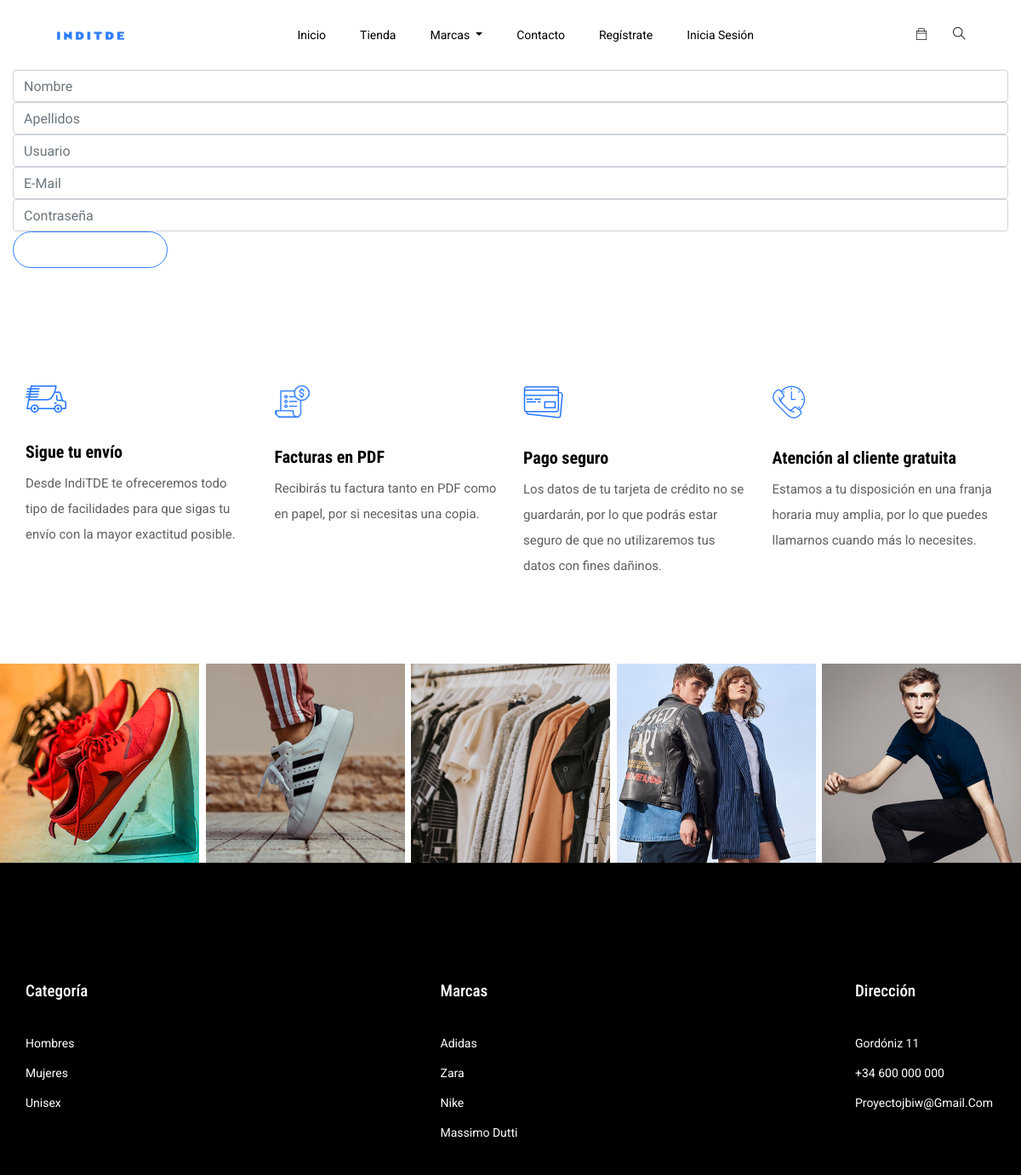
Screenshot of /register/ with the database file from the repository.
### appIndiTDE/models.py (models this page shows, shortened)
class Marca(models.Model):
    id = models.CharField(max_length = 5, primary_key =True)
    nombre = models.CharField(max_length = 20)
    desc = models.TextField()
    descEn = models.TextField()
    logo = models.ImageField()

### appIndiTDE/views.py (the view)
# urls.py: path('register/', views.register, name='register'),
def register(request):
    print(request)
    a = list(get_all_clothes())
    masculino = get_by_genre(a, 'masculino')
    femenino = get_by_genre(a, 'femenino')
    unisex = get_by_genre(a, 'unisex')
    context = {'my_ropa': order_by_disccount(a),
               'marcas': get_all_brands(a),
               'my_ropa_masculino': order_by_disccount(masculino),
               'my_ropa_femenino': order_by_disccount(femenino),
               'my_ropa_unisex': order_by_disccount(unisex),
               }
    if request.method == "POST":
        first_name = request.POST.get('first_name')
        last_name = request.POST.get('last_name')
        username = request.POST.get('username')
        password = request.POST.get('password')
        email = request.POST.get('email')
        if User.objects.filter(username=username).exists():
            messages.info(request, 'Error en la creación de usuario: Este usuario ya existe')
            return render(request, 'inditde/register.html')
        if User.objects.filter(email=email).exists():
            messages.info(request, 'Error en la creación de usuario: Este usuario ya existe.')
            return render(request, 'inditde/register.html', context)
        else:
            user = User.objects.create_user(username=username, password=password, email=email, first_name=first_name,
                                            last_name=last_name)
            user.save()
            messages.info(request, 'Usuario creado')
            return redirect('index')
    else:
        return render(request, 'inditde/register.html', context)

### appIndiTDE/views.py (called while the page is built)
def order_by_disccount(ropas):
    return sorted(ropas, key=lambda x: (x.pvp - x.pfinal), reverse=True)

def get_all_clothes():
    ropas = Ropa.objects.all()
    return ropas

def get_all_brands(ropas):
    my_brands = []
    for i in ropas:
        if i.marca not in my_brands:
            my_brands.append(i.marca)
    return my_brands

def get_by_genre(ropas, genero):
    my_ropa = []
    for i in ropas:
        if (i.genero == genero):
            my_ropa.append(i)
    return my_ropa

### appIndiTDE/templates/inditde/register.html (shortened to what this page needs)
<!doctype html>
{% extends "inditde/base.html" %}
{% load static %}
{% block content %}
<form action="{% url 'register' %}" method="POST">
    <div class="col-md-12 form-group p_star">
        <input class="form-control" type="text" name="first_name" placeholder="Nombre">
        <input class="form-control" type="text" name="last_name" placeholder="Apellidos">
        <input class="form-control" type="text" name="username" placeholder="Usuario">
        <input class="form-control" type="email" name="email" placeholder="E-Mail">
        <input class="form-control" type="password" name="password" placeholder="Contraseña">
            <input type="submit" class="btn_3" value="Registrarse">
    </div>
</form>
{% endblock %}

### appIndiTDE/templates/inditde/base.html (shortened to what this page needs)
{% load static %}
{% load i18n %}
<!doctype html>
<html lang="zxx">
<head>
    <link rel="stylesheet" href="{% static 'css/bootstrap.min.css' %}">
    <link rel="stylesheet" href="{% static 'css/animate.css' %}">
    <link rel="stylesheet" href="{% static 'css/owl.carousel.min.css' %}">
    <link rel="stylesheet" href="{% static 'css/all.css' %}">
    <link rel="stylesheet" href="{% static 'css/flaticon.css' %}">
    <link rel="stylesheet" href="{% static 'css/themify-icons.css' %}">
    <link rel="stylesheet" href="{% static 'css/magnific-popup.css' %}">
    <link rel="stylesheet" href="{% static 'css/slick.css' %}">
    <link rel="stylesheet" href="{% static 'css/style.css' %}">
</head>
<body class="bg-white">
<header class="main_menu home_menu">
    <div class="container-fluid">
        <div class="row align-items-center justify-content-center">
            <div class="col-lg-11">
                <nav class="navbar navbar-expand-lg navbar-light">
                    <a class="navbar-brand" href="/index/"> <img src="{% static 'img/logo.png'%}" alt="logo"> </a>
                    <div class="collapse navbar-collapse main-menu-item" id="navbarSupportedContent">
                        <ul class="navbar-nav">
                            <li class="nav-item">
                                <a class="nav-link" href="/index/">Inicio</a>
                            </li>
                            <li class="nav-item">
                                <a class="nav-link" href="/shop/">Tienda</a>
                            </li>
                            <li class="nav-item dropdown">
                                <a class="nav-link dropdown-toggle" href="blog.html" id="navbarDropdown_3"
                                   role="button" data-toggle="dropdown" aria-haspopup="true" aria-expanded="false">
                                    Marcas
                                </a>
                            </li>
                            <li class="nav-item">
                                <a class="nav-link" href="{% url 'contact' %}">Contacto</a>
                            </li>
                            {% if user.is_authenticated %}
                            {% else %}
                            <li class="nav-item">
                                <a class="nav-link" href="{% url 'register' %}">Regístrate</a>
                            </li>
                            <li class="nav-item">
                                <a class="nav-link" href="{% url 'login' %}">Inicia sesión</a>
                            </li>
                            {% endif %}
                        </ul>
                    </div>
                    <div class="hearer_icon d-flex">
                        <div class="dropdown cart">
                            <a class="dropdown-toggle" href="" id="navbarDropdown3" role="button"
                               data-toggle="dropdown" aria-haspopup="true" aria-expanded="false">
                                <a class="ti-bag"></a>
                            </a>
                        </div>
                        <a id="search_1" href="javascript:void(0)" onClick="TODO"><i class="ti-search"></i></a>
                    </div>
                </nav>
            </div>
        </div>
    </div>
</header>
{% block content %}
{% endblock %}
<section class="shipping_details section_padding">
    <div class="container">
        <div class="row">
            <div class="col-lg-3 col-sm-6">
                <div class="single_shopping_details">
                    <img src="{% static 'img/icon/icon_1.png'%}" alt="">
                    <h4>Sigue tu envío</h4>
                    <p>Desde IndiTDE te ofreceremos todo tipo de facilidades para que sigas tu envío con la mayor exactitud posible.</p>
                </div>
            </div>
            <div class="col-lg-3 col-sm-6">
                <div class="single_shopping_details">
                    <img src="{% static 'img/icon/icon_2.png'%}" alt="">
                    <h4>Facturas en PDF</h4>
                    <p>Recibirás tu factura tanto en PDF como en papel, por si necesitas una copia.</p>
                </div>
            </div>
            <div class="col-lg-3 col-sm-6">
                <div class="single_shopping_details">
                    <img src="{% static 'img/icon/icon_3.png' %}" alt="">
                    <h4>Pago seguro</h4>
                    <p>Los datos de tu tarjeta de crédito no se guardarán, por lo que podrás estar seguro de que no utilizaremos tus datos con fines dañinos.</p>
                </div>
            </div>
            <div class="col-lg-3 col-sm-6">
                <div class="single_shopping_details">
                    <img src="{% static 'img/icon/icon_4.png' %}" alt="">
                    <h4>Atención al cliente gratuita</h4>
                    <p>Estamos a tu disposición en una franja horaria muy amplia, por lo que puedes llamarnos cuando más lo necesites.</p>
                </div>
            </div>
        </div>
    </div>
</section>
<section class="instagram_photo">
    <div class="container-fluid">
        <div class="row">
            <div class="col-lg-12">
                <div class="instagram_photo_iner">
                    <div class="single_instgram_photo">
                        <img src="{% static 'img/instagram/inst_1.png' %}" alt="">
                    </div>
                    <div class="single_instgram_photo">
                        <img src="{% static 'img/instagram/inst_2.png' %}" alt="">
                    </div>
                    <div class="single_instgram_photo">
                        <img src="{% static 'img/instagram/inst_3.png' %}" alt="">
                    </div>
                    <div class="single_instgram_photo">
                        <img src="{% static 'img/instagram/inst_4.png' %}" alt="">
                    </div>
                    <div class="single_instgram_photo">
                        <img src="{% static 'img/instagram/inst_5.png' %}" alt="">
                    </div>
                </div>
            </div>
        </div>
    </div>
</section>
<footer class="footer_part">
    <div class="container">
        <div class="row justify-content-between">
            <div class="col-sm-6 col-lg-2">
                <div class="single_footer_part">
                    <h4>Categoría</h4>
                    <ul class="list-unstyled">
                        <li><a href="/shop/?genero=masculino">Hombres</a></li>
                        <li><a href="/shop/?genero=femenino">Mujeres</a></li>
                        <li><a href="/shop/?genero=unisex">Unisex</a></li>
                    </ul>
                </div>
            </div>
            <div class="col-sm-6 col-lg-2">
                <div class="single_footer_part">
                    <h4>Marcas</h4>
                    <ul class="list-unstyled">
                        {% for m in marcas%}
                        <li><a href="/shop/?marca={{m.id}}">{{m.nombre}}</a></li>
                        {% endfor %}
                    </ul>
                </div>
            </div>
            <div class="col-sm-6 col-lg-2">
                <div class="single_footer_part">
                    <h4>Dirección</h4>
                    <ul class="list-unstyled">
                        <li>
                            <a href="https://www.google.es/maps/place/Calle+de+Gord%C3%B3niz,+11,+48010+Bilbao,+Vizcaya/@43.2590363,-2.9413628,17z/data=!3m1!4b1!4m5!3m4!1s0xd4e5029970826f5:0xf5df8ca205cd24b7!8m2!3d43.2590324!4d-2.9391741?hl=es">Gordóniz
                                11</a></li>
                        <li><a href="tel:+34600000000">+34 600 000 000</a></li>
                        <li><span><a href="mailto:proyectojbiw@gmail.com">proyectojbiw@gmail.com</a></span></li>
                    </ul>
                </div>
            </div>
        </div>
    </div>
</footer>
</body>
</html>

### rows the page displays
Marca: nombre "Adidas"
Marca: nombre "Zara"
Marca: nombre "Nike"
Marca: nombre "Massimo Dutti"
